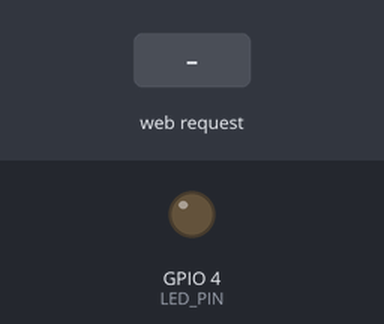
Bench run of a sketch on a simulated ESP32-S3. Parts: output pins drawn as LEDs (lit = HIGH). The test bench sets the inputs (shaded band). WiFi joins after 1.5 s; servers stay silent unless stated; what the sketch prints to the serial monitor is not drawn.

Above: at 2.7 s.
2.8 s: HTTP request GET /on received
At 3.6 s:
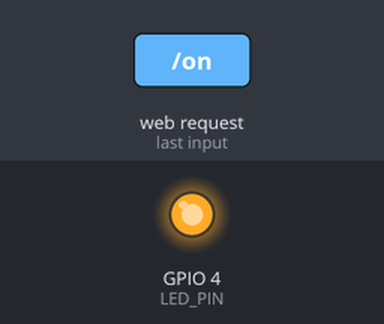
4.3 s: HTTP request GET /off received
At 4.8 s:
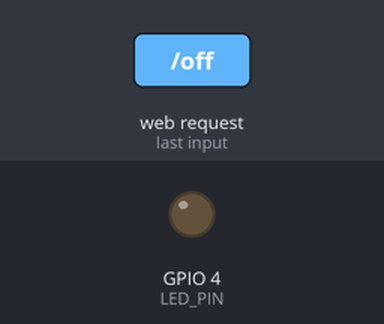
Timing chart, 0 to 7.3 s (numbered marks = the images above; inputs shaded):
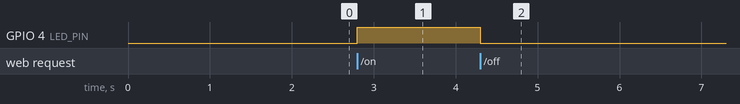

The sketch:

test1.ino
```cpp
#include <WiFi.h>
#include <WebServer.h>

const char* ssid     = "Router";
const char* password = "Password";

const int LED_PIN = 4;
bool ledOn = false;

WebServer server(80);

void sendPage() {
  String html = "<!DOCTYPE html><html><head>"
                "<meta name='viewport' content='width=device-width, initial-scale=1'>"
                "<style>body{font-family:sans-serif;text-align:center;margin-top:60px}"
                "a{display:inline-block;padding:20px 40px;font-size:24px;"
                "background:#2d7;color:#fff;text-decoration:none;border-radius:10px}</style>"
                "</head><body><h1>ESP32-S3 LED</h1>";
  html += ledOn ? "<p>LED is ON</p><a href='/off'>Turn OFF</a>"
                : "<p>LED is OFF</p><a href='/on'>Turn ON</a>";
  html += "</body></html>";
  server.send(200, "text/html", html);
}

void setup() {
  Serial.begin(115200);
  pinMode(LED_PIN, OUTPUT);

  WiFi.begin(ssid, password);
  Serial.print("Connecting");
  while (WiFi.status() != WL_CONNECTED) {
    delay(500);
    Serial.print(".");
  }
  Serial.println();
  Serial.print("Open this in your browser: http://");
  Serial.println(WiFi.localIP());

  server.on("/", sendPage);
  server.on("/on", []() {
    ledOn = true;
    digitalWrite(LED_PIN, HIGH);
    sendPage();
  });
  server.on("/off", []() {
    ledOn = false;
    digitalWrite(LED_PIN, LOW);
    sendPage();
  });
  server.begin();
}

void loop() {
  server.handleClient();
}
```

Measured:
- after the input at 2.8 s, GPIO 4 (LED_PIN): LOW → HIGH at once
- after the input at 4.3 s, GPIO 4 (LED_PIN): HIGH → LOW at once
